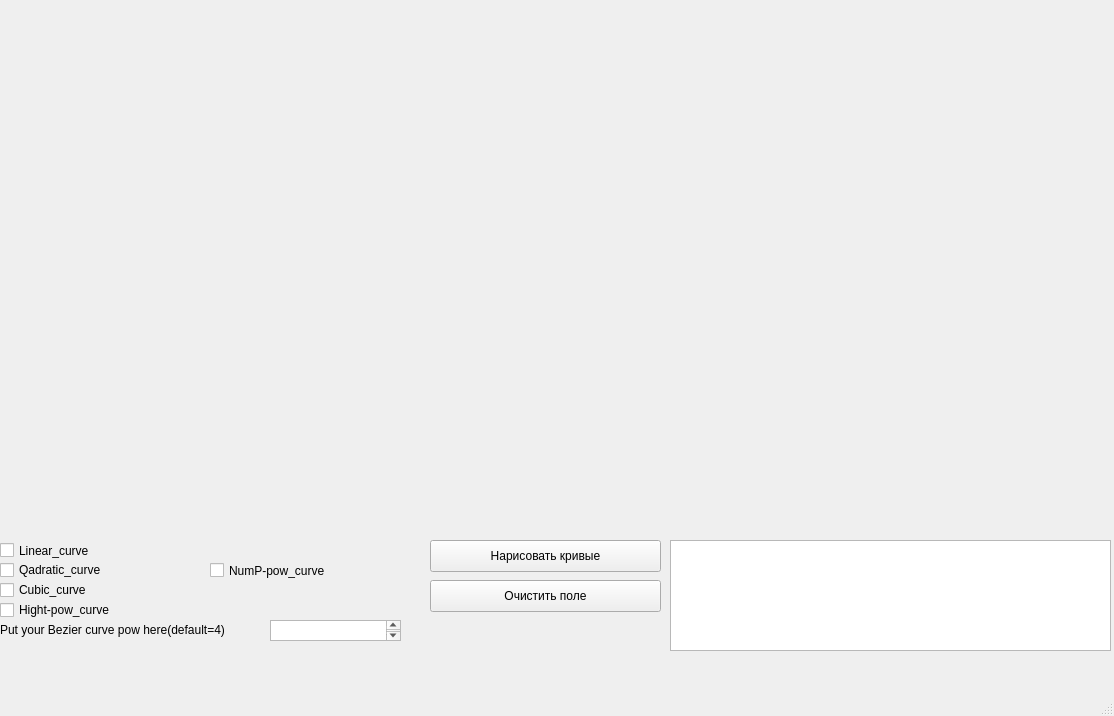
<?xml version="1.0" encoding="UTF-8"?>
<ui version="4.0">
 <class>MainWindow</class>
 <widget class="QMainWindow" name="MainWindow">
  <property name="geometry">
   <rect>
    <x>0</x>
    <y>0</y>
    <width>1114</width>
    <height>716</height>
   </rect>
  </property>
  <property name="windowTitle">
   <string>MainWindow</string>
  </property>
  <widget class="QWidget" name="centralwidget">
   <widget class="CustomDrawWidget" name="widget" native="true">
    <property name="geometry">
     <rect>
      <x>0</x>
      <y>0</y>
      <width>1111</width>
      <height>531</height>
     </rect>
    </property>
   </widget>
   <widget class="QCheckBox" name="Linear_curve">
    <property name="geometry">
     <rect>
      <x>0</x>
      <y>540</y>
      <width>101</width>
      <height>21</height>
     </rect>
    </property>
    <property name="text">
     <string>Linear_curve</string>
    </property>
   </widget>
   <widget class="QCheckBox" name="Cubiccurve">
    <property name="geometry">
     <rect>
      <x>0</x>
      <y>580</y>
      <width>111</width>
      <height>20</height>
     </rect>
    </property>
    <property name="text">
     <string>Cubic_curve</string>
    </property>
   </widget>
   <widget class="QCheckBox" name="Qadratic_curve">
    <property name="geometry">
     <rect>
      <x>0</x>
      <y>560</y>
      <width>121</width>
      <height>20</height>
     </rect>
    </property>
    <property name="text">
     <string>Qadratic_curve</string>
    </property>
   </widget>
   <widget class="QCheckBox" name="Manual_curve">
    <property name="geometry">
     <rect>
      <x>0</x>
      <y>600</y>
      <width>141</width>
      <height>20</height>
     </rect>
    </property>
    <property name="text">
     <string>Hight-pow_curve</string>
    </property>
   </widget>
   <widget class="QTextEdit" name="Pow_of_curve">
    <property name="geometry">
     <rect>
      <x>270</x>
      <y>620</y>
      <width>131</width>
      <height>21</height>
     </rect>
    </property>
   </widget>
   <widget class="QLabel" name="label">
    <property name="geometry">
     <rect>
      <x>0</x>
      <y>620</y>
      <width>291</width>
      <height>20</height>
     </rect>
    </property>
    <property name="text">
     <string>Put your Bezier curve pow here(default=4)</string>
    </property>
   </widget>
   <widget class="QPushButton" name="Draw_curve">
    <property name="geometry">
     <rect>
      <x>430</x>
      <y>540</y>
      <width>231</width>
      <height>32</height>
     </rect>
    </property>
    <property name="text">
     <string>Нарисовать кривые</string>
    </property>
   </widget>
   <widget class="QPushButton" name="Deletepoints">
    <property name="geometry">
     <rect>
      <x>430</x>
      <y>580</y>
      <width>231</width>
      <height>32</height>
     </rect>
    </property>
    <property name="text">
     <string>Очистить поле</string>
    </property>
   </widget>
   <widget class="QTextBrowser" name="textBrowser">
    <property name="geometry">
     <rect>
      <x>670</x>
      <y>540</y>
      <width>441</width>
      <height>111</height>
     </rect>
    </property>
   </widget>
   <widget class="QCheckBox" name="numP_curve">
    <property name="geometry">
     <rect>
      <x>210</x>
      <y>560</y>
      <width>141</width>
      <height>21</height>
     </rect>
    </property>
    <property name="text">
     <string>NumP-pow_curve</string>
    </property>
   </widget>
  </widget>
  <widget class="QMenuBar" name="menubar">
   <property name="geometry">
    <rect>
     <x>0</x>
     <y>0</y>
     <width>1114</width>
     <height>37</height>
    </rect>
   </property>
  </widget>
  <widget class="QStatusBar" name="statusbar"/>
 </widget>
 <customwidgets>
  <customwidget>
   <class>CustomDrawWidget</class>
   <extends>QWidget</extends>
   <header>customdrawwidget.h</header>
   <container>1</container>
  </customwidget>
 </customwidgets>
 <resources/>
 <connections/>
</ui>
